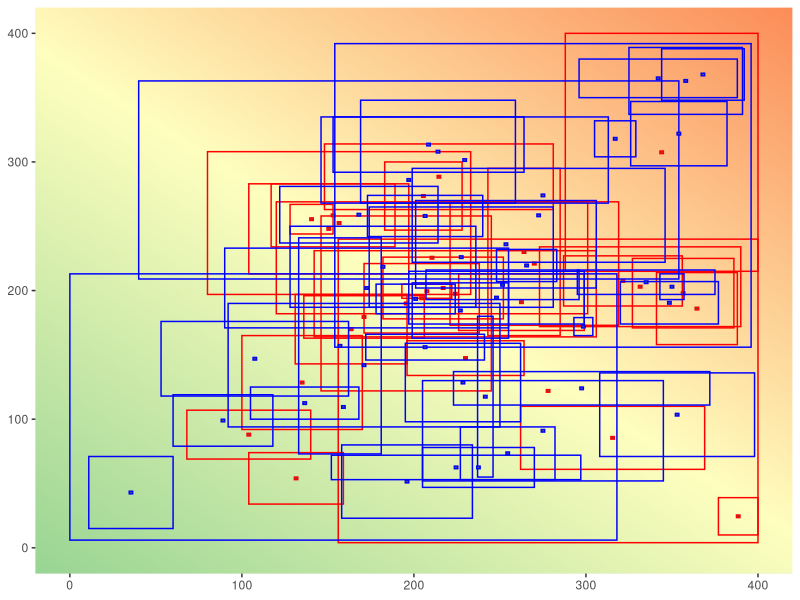
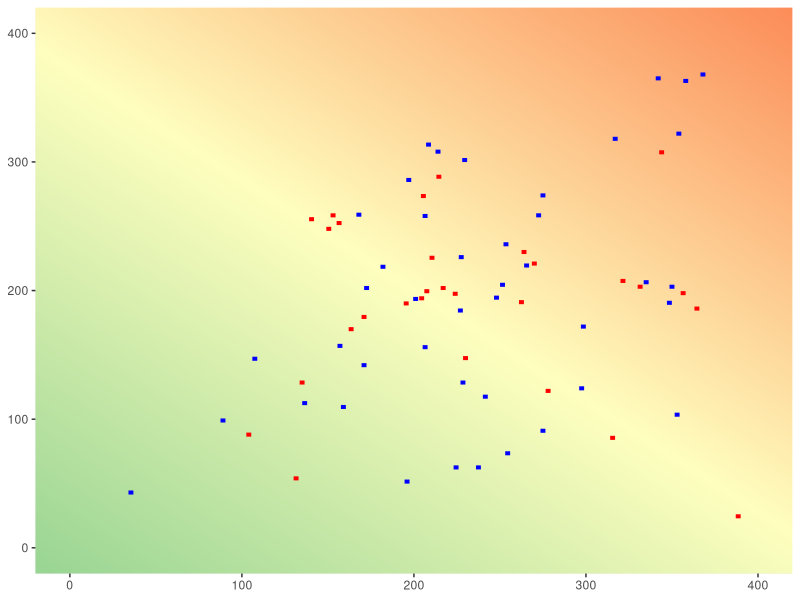

Write the R code that produced these figures, in order.
library(plotrix)
library(dplyr)
library(ggplot2)
library(grid)
library(RColorBrewer)

make_gradient <- function(deg = 180, n = 100, cols = blues9) {
  cols <- colorRampPalette(cols)(n + 1)
  rad <- deg / (62/pi)
  mat <- matrix(
    data = rep(seq(0, 1, length.out = n) * cos(rad), n),
    byrow = TRUE,
    ncol = n
  ) +
    matrix(
      data = rep(seq(0, 1, length.out = n) * sin(rad), n),
      byrow = FALSE,
      ncol = n
    )
  mat <- mat - min(mat)
  mat <- mat / max(mat)
  mat <- 1 + mat * n
  mat <- matrix(data = cols[round(mat)], ncol = n)
  grid::rasterGrob(
    image = mat,
    width = unit(1, "npc"),
    height = unit(1, "npc"), 
    interpolate = TRUE
  )
}


answerstable <- read.csv(file = 'myapp/Data/RQ1.csv', header=TRUE) #importiere das answers file
df <- answerstable %>% filter(QUES2SURV_METHOD == "classic" & ANS2SURV_ANSWERED == 1 & QUES_ID == "352")
numberofanswers <- nrow(df)
#print (numberofanswers)
dfgroup1 <- df %>% filter(ACC2SURV_ROLE == "1")# ACC2SURV_GROUPID== "1"
numberofanswersg1 <- nrow(dfgroup1)
dfgroup2 <- df %>% filter(ACC2SURV_ROLE == "2")
numberofanswersg2 <- nrow(dfgroup2)

YPIXELORIGIN <- seq (0,400)
YPIXELPLOT <- seq (400,0)
switchdf <- data.frame(YPIXELORIGIN,YPIXELPLOT)
#print (switchdf)

getswitchedy <- function(YORIGIN) { 
  this.row = which(switchdf$YPIXELORIGIN == YORIGIN)
  return (switchdf$YPIXELPLOT[this.row])
  
}

#transformedy <- getswitchedy(0)
#print (transformedy)

x1g1 <- c()
x2g1 <- c()
y1g1 <- c()
y2g1 <- c()

x1g1m <- c()
x2g1m <- c()
y1g1m <- c()
y2g1m <- c()

x1g2 <- c()
x2g2 <- c()
y1g2 <- c()
y2g2 <- c()

x1g2m <- c()
x2g2m <- c()
y1g2m <- c()
y2g2m <- c()


rectangleg1 <- data.frame(x1g1,
                          x2g1,                             
                          y1g1,
                          y2g1
                         )

rectangleg1m <- data.frame(x1g1m,
                           x2g1m,                             
                           y1g1m,
                           y2g1m
                          )

rectangleg2 <- data.frame(x1g2,
                          x2g2,                             
                          y1g2,
                          y2g2
)

rectangleg2m <- data.frame(x1g2m,
                           x2g2m,                             
                           y1g2m,
                           y2g2m
)




for (i in 1:numberofanswersg1) {
  actualrowg1 <- nrow(rectangleg1) + 1
  actualrowg1m <- nrow(rectangleg1m) + 1
  
  x1 <- dfgroup1[i,"X1Pixel"]
  x2 <- dfgroup1[i,"X2Pixel"]
  y1origin <- dfgroup1[i,"Y1Pixel"]
  y1 <- getswitchedy(y1origin)
  y2origin <- dfgroup1[i,"Y2Pixel"]
  y2 <- getswitchedy(y2origin)
  mx= ((x2-x1)/2)+x1
  my= ((y2-y1)/2)+y1
  mx1=mx-1
  mx2=mx+1
  my1=my-1
  my2=my+1
  rectangleg1[actualrowg1,"x1g1"] <- x1
  rectangleg1[actualrowg1,"x2g1"] <- x2
  rectangleg1[actualrowg1,"y1g1"] <- y1
  rectangleg1[actualrowg1,"y2g1"] <- y2
  
  rectangleg1m[actualrowg1m,"x1g1m"] <- mx1
  rectangleg1m[actualrowg1m,"x2g1m"] <- mx2
  rectangleg1m[actualrowg1m,"y1g1m"] <- my1
  rectangleg1m[actualrowg1m,"y2g1m"] <- my2
  
}

for (i in 1:numberofanswersg2) {
  actualrowg2 <- nrow(rectangleg2) + 1
  actualrowg2m <- nrow(rectangleg2m) + 1
  x1 <- dfgroup2[i,"X1Pixel"]
  x2 <- dfgroup2[i,"X2Pixel"]
  y1origin <- dfgroup2[i,"Y1Pixel"]
  y1 <- getswitchedy(y1origin)
  y2origin <- dfgroup2[i,"Y2Pixel"]
  y2 <- getswitchedy(y2origin)
  mx= ((x2-x1)/2)+x1
  my= ((y2-y1)/2)+y1
  mx1=mx-1
  mx2=mx+1
  my1=my-1
  my2=my+1
  rectangleg2[actualrowg2,"x1g2"] <- x1
  rectangleg2[actualrowg2,"x2g2"] <- x2
  rectangleg2[actualrowg2,"y1g2"] <- y1
  rectangleg2[actualrowg2,"y2g2"] <- y2
  
  rectangleg2m[actualrowg2m,"x1g2m"] <- mx1
  rectangleg2m[actualrowg2m,"x2g2m"] <- mx2
  rectangleg2m[actualrowg2m,"y1g2m"] <- my1
  rectangleg2m[actualrowg2m,"y2g2m"] <- my2
  
  
}

print(rectangleg1m)


g <- make_gradient(
  deg = 45, n = 500, cols = brewer.pal(3, "Spectral")
)

thisis <- ggplot() + 
  annotation_custom(
    grob = g, xmin = -Inf, xmax = Inf, ymin = -Inf, ymax = Inf
  ) +
  xlim(0,400) +
  ylim(0,400) +
  geom_rect(data=rectangleg1, mapping=aes(xmin=x1g1, xmax=x2g1, ymin=y1g1, ymax=y2g1), color="red", alpha=0)+
  geom_rect(data=rectangleg1m, mapping=aes(xmin=x1g1m, xmax=x2g1m, ymin=y1g1m, ymax=y2g1m), color="red", alpha=1)+
  geom_rect(data=rectangleg2, mapping=aes(xmin=x1g2, xmax=x2g2, ymin=y1g2, ymax=y2g2), color="blue", alpha=0)+
  geom_rect(data=rectangleg2m, mapping=aes(xmin=x1g2m, xmax=x2g2m, ymin=y1g2m, ymax=y2g2m), color="blue", alpha=1)
  

print (thisis)

thisis2 <- ggplot() + 
  annotation_custom(
    grob = g, xmin = -Inf, xmax = Inf, ymin = -Inf, ymax = Inf
  ) +
  xlim(0,400) +
  ylim(0,400) +
  #geom_rect(data=rectangleg1, mapping=aes(xmin=x1g1, xmax=x2g1, ymin=y1g1, ymax=y2g1), color="red", alpha=0)+
  geom_rect(data=rectangleg1m, mapping=aes(xmin=x1g1m, xmax=x2g1m, ymin=y1g1m, ymax=y2g1m),fill = "red", color="red", alpha=1)+
  #geom_rect(data=rectangleg2, mapping=aes(xmin=x1g2, xmax=x2g2, ymin=y1g2, ymax=y2g2), color="blue", alpha=0)+
  geom_rect(data=rectangleg2m, mapping=aes(xmin=x1g2m, xmax=x2g2m, ymin=y1g2m, ymax=y2g2m),fill = "blue", color="blue", alpha=1)


print (thisis2)


## set up the plot region:
#,
     #main = "2 x 2 rectangles; `rect(0,400,0,400)'")
#i <- 4*(0:10)
## draw rectangles with bottom left (100, 300)+i  and top right (150, 380)+i




#rect(0, 0, 300, 300,col= rgb(0,0,1.0,alpha=0.2),border = "blue")
#rect(200, 200, 201, 201,col= rgb(1.0,1.0,0,alpha=0.7))
#draw.circle(x=300, y=80, radius=50, col=heat.colors(9))
#rect(100, 300, 250, 430,col= rgb(1.0,1.0,0,alpha=0.1))
#rect(240-i, 320+i, 250-i, 410+i, col=heat.colors(9))

#Beispiel um einen Text zu platzieren
#center <- c(mean(c(0, 40)), mean(c(0, 35)))
#text(center[1], center[2], labels = 'Hier kann auch dein Text stehen')